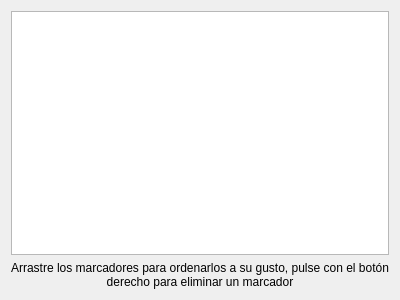
<?xml version="1.0" encoding="UTF-8"?>
<ui version="4.0">
 <class>dlgAdmMarcadores</class>
 <widget class="QDialog" name="dlgAdmMarcadores">
  <property name="geometry">
   <rect>
    <x>0</x>
    <y>0</y>
    <width>400</width>
    <height>300</height>
   </rect>
  </property>
  <property name="windowTitle">
   <string>Administrador de marcadores</string>
  </property>
  <layout class="QVBoxLayout" name="verticalLayout">
   <item>
    <widget class="QListWidget" name="listWidget">
     <property name="editTriggers">
      <set>QAbstractItemView::NoEditTriggers</set>
     </property>
     <property name="dragEnabled">
      <bool>false</bool>
     </property>
     <property name="dragDropOverwriteMode">
      <bool>true</bool>
     </property>
     <property name="dragDropMode">
      <enum>QAbstractItemView::DragDrop</enum>
     </property>
     <property name="defaultDropAction">
      <enum>Qt::MoveAction</enum>
     </property>
     <property name="alternatingRowColors">
      <bool>true</bool>
     </property>
    </widget>
   </item>
   <item>
    <widget class="QLabel" name="label">
     <property name="text">
      <string>Arrastre los marcadores para ordenarlos a su gusto, pulse con el botón derecho para eliminar un marcador</string>
     </property>
     <property name="alignment">
      <set>Qt::AlignCenter</set>
     </property>
     <property name="wordWrap">
      <bool>true</bool>
     </property>
    </widget>
   </item>
  </layout>
 </widget>
 <resources/>
 <connections/>
</ui>
